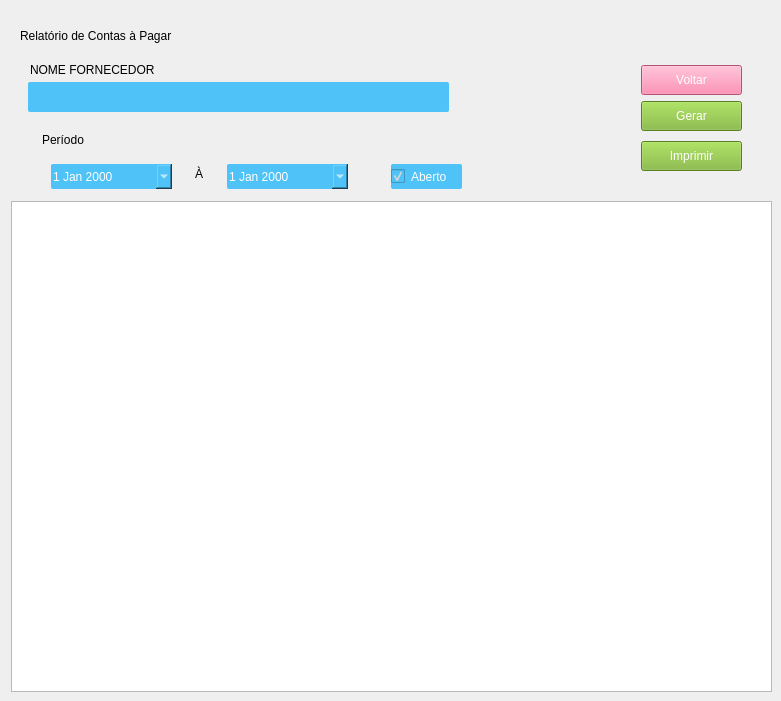
       <widget class="QWidget" name="formRelatorioContaPagar">
        <widget class="QPushButton" name="btn_goback_relatorio_conta_pagar">
         <property name="geometry">
          <rect>
           <x>641</x>
           <y>65</y>
           <width>101</width>
           <height>30</height>
          </rect>
         </property>
         <property name="styleSheet">
          <string notr="true">QPushButton {
	font: 10pt &quot;Arial&quot;;
	background-color: rgb(253, 115, 163);
	color: #FFF;
 }
QPushButton:hover{
	background-color: rgb(255, 0, 0);
}</string>
         </property>
         <property name="text">
          <string>Voltar</string>
         </property>
         <property name="icon">
          <iconset>
           <normaloff>icons/iconGoBack.png</normaloff>icons/iconGoBack.png</iconset>
         </property>
         <property name="iconSize">
          <size>
           <width>20</width>
           <height>32</height>
          </size>
         </property>
        </widget>
        <widget class="QCheckBox" name="chk_relatorio_conta_pagar_status">
         <property name="geometry">
          <rect>
           <x>391</x>
           <y>164</y>
           <width>71</width>
           <height>25</height>
          </rect>
         </property>
         <property name="styleSheet">
          <string notr="true">QCheckBox{
	background-color: #4fc2f7;
	font: 12pt &quot;Arial&quot;;
	color: rgb(255, 255, 255);
	border:none;
	border-radius: 2px;
}

QCheckBox:Focus {
	border: 1px solid red;
}</string>
         </property>
         <property name="text">
          <string>Aberto</string>
         </property>
         <property name="checked">
          <bool>true</bool>
         </property>
        </widget>
        <widget class="QDateEdit" name="relatorio_conta_pagar_data_final">
         <property name="geometry">
          <rect>
           <x>227</x>
           <y>164</y>
           <width>121</width>
           <height>25</height>
          </rect>
         </property>
         <property name="styleSheet">
          <string notr="true">QDateEdit{
	background-color: #4fc2f7;
	font: 12pt &quot;Arial&quot;;
	color: rgb(255, 255, 255);
	border:none;
	border-radius: 2px;
}

QDateEdit:Focus {
	border: 1px solid red;
}</string>
         </property>
         <property name="calendarPopup">
          <bool>true</bool>
         </property>
        </widget>
        <widget class="QDateEdit" name="relatorio_conta_pagar_data_inicial">
         <property name="geometry">
          <rect>
           <x>51</x>
           <y>164</y>
           <width>121</width>
           <height>25</height>
          </rect>
         </property>
         <property name="styleSheet">
          <string notr="true">QDateEdit{
	background-color: #4fc2f7;
	font: 12pt &quot;Arial&quot;;
	color: rgb(255, 255, 255);
	border:none;
	border-radius: 2px;
}

QDateEdit:Focus {
	border: 1px solid red;
}</string>
         </property>
         <property name="calendarPopup">
          <bool>true</bool>
         </property>
        </widget>
        <widget class="QTextEdit" name="te_relatorio_conta_pagar">
         <property name="geometry">
          <rect>
           <x>11</x>
           <y>201</y>
           <width>761</width>
           <height>491</height>
          </rect>
         </property>
        </widget>
        <widget class="QLabel" name="lbl_relatorio_conta_pagar_vogal">
         <property name="geometry">
          <rect>
           <x>195</x>
           <y>166</y>
           <width>16</width>
           <height>16</height>
          </rect>
         </property>
         <property name="text">
          <string>À</string>
         </property>
        </widget>
        <widget class="QLabel" name="lbl_conta_pagar_relatorio_periodo">
         <property name="geometry">
          <rect>
           <x>42</x>
           <y>124</y>
           <width>321</width>
           <height>31</height>
          </rect>
         </property>
         <property name="styleSheet">
          <string notr="true">font: 700 14pt &quot;Arial&quot;;
border-bottom: 2px solid;</string>
         </property>
         <property name="text">
          <string>Período</string>
         </property>
        </widget>
        <widget class="QPushButton" name="btn_imprimir_relatorio_conta_pagar">
         <property name="geometry">
          <rect>
           <x>641</x>
           <y>141</y>
           <width>101</width>
           <height>30</height>
          </rect>
         </property>
         <property name="styleSheet">
          <string notr="true">QPushButton {
	font: 10pt &quot;Arial&quot;;
	background-color: #7AB32E;
	color: #FFF;
 }
QPushButton:hover{
	background-color: rgb(0, 170, 0);
}</string>
         </property>
         <property name="text">
          <string>Imprimir</string>
         </property>
         <property name="icon">
          <iconset>
           <normaloff>icons/iconPrint.png</normaloff>icons/iconPrint.png</iconset>
         </property>
         <property name="iconSize">
          <size>
           <width>20</width>
           <height>32</height>
          </size>
         </property>
         <property name="checkable">
          <bool>false</bool>
         </property>
         <property name="default">
          <bool>false</bool>
         </property>
         <property name="flat">
          <bool>false</bool>
         </property>
        </widget>
        <widget class="QLineEdit" name="search_cliente_relatorio_conta_pagar">
         <property name="geometry">
          <rect>
           <x>28</x>
           <y>82</y>
           <width>421</width>
           <height>30</height>
          </rect>
         </property>
         <property name="styleSheet">
          <string notr="true">QLineEdit{
	background-color: #4fc2f7;
	font: 12pt &quot;Arial&quot;;
	color: rgb(255, 255, 255);
	border:none;
	border-radius: 2px;
}

QLineEdit:Focus {
	border: 1px solid red;
}</string>
         </property>
        </widget>
        <widget class="QPushButton" name="btn_gerar_relatorio_conta_pagar">
         <property name="geometry">
          <rect>
           <x>641</x>
           <y>101</y>
           <width>101</width>
           <height>30</height>
          </rect>
         </property>
         <property name="styleSheet">
          <string notr="true">QPushButton {
	font: 10pt &quot;Arial&quot;;
	background-color: #7AB32E;
	color: #FFF;
 }
QPushButton:hover{
	background-color: rgb(0, 170, 0);
}</string>
         </property>
         <property name="text">
          <string>Gerar</string>
         </property>
         <property name="icon">
          <iconset>
           <normaloff>icons/iconViewPrinter.png</normaloff>icons/iconViewPrinter.png</iconset>
         </property>
         <property name="iconSize">
          <size>
           <width>20</width>
           <height>32</height>
          </size>
         </property>
         <property name="checkable">
          <bool>false</bool>
         </property>
         <property name="default">
          <bool>false</bool>
         </property>
         <property name="flat">
          <bool>false</bool>
         </property>
        </widget>
        <widget class="QLabel" name="lbl_fornecedor_relatorio_conta_pagar">
         <property name="geometry">
          <rect>
           <x>30</x>
           <y>60</y>
           <width>151</width>
           <height>20</height>
          </rect>
         </property>
         <property name="styleSheet">
          <string notr="true">font: 700 10pt &quot;Arial&quot;;</string>
         </property>
         <property name="text">
          <string>NOME FORNECEDOR</string>
         </property>
        </widget>
        <widget class="QLabel" name="lbl_titulo_relatorio_conta_pagar">
         <property name="geometry">
          <rect>
           <x>20</x>
           <y>20</y>
           <width>741</width>
           <height>31</height>
          </rect>
         </property>
         <property name="styleSheet">
          <string notr="true">font: 700 20pt &quot;Arial&quot;;
border-bottom: 2px solid;</string>
         </property>
         <property name="text">
          <string>Relatório de Contas à Pagar</string>
         </property>
        </widget>
       </widget>
